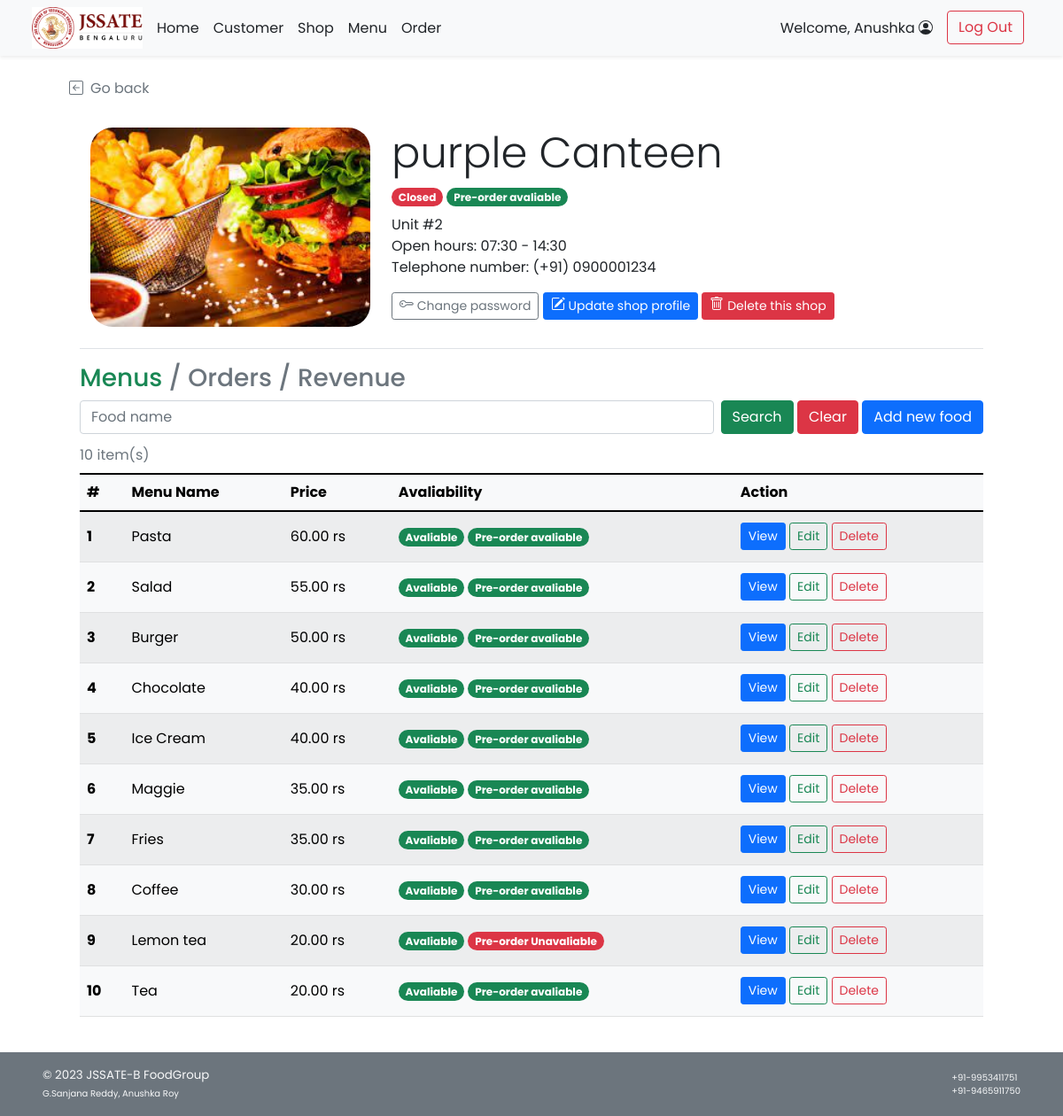
Page /admin/admin_shop_detail.php?s_id=1 (signed in) on the committed database.
### tables this page shows
CREATE TABLE `shop` (
  `s_id` int(11) NOT NULL,
  `s_name` varchar(100) NOT NULL,
  `s_location` varchar(100) NOT NULL,
  `s_openhour` time NOT NULL,
  `s_closehour` time NOT NULL,
  `s_status` tinyint(4) NOT NULL DEFAULT 1 COMMENT 'Shop ready for taking an order or not (True for open, False for close)',
  `s_preorderStatus` tinyint(4) NOT NULL DEFAULT 1 COMMENT 'Shop is ready for tomorrow pre-order or not',
  `s_phoneno` varchar(45) NOT NULL,
  `s_pic` text DEFAULT NULL
);

CREATE TABLE `food` (
  `f_id` int(11) NOT NULL,
  `s_id` int(11) NOT NULL,
  `f_name` varchar(100) NOT NULL,
  `f_price` decimal(6,2) NOT NULL,
  `f_todayavail` tinyint(4) NOT NULL DEFAULT 1 COMMENT 'Food is available to order or not',
  `f_preorderavail` tinyint(4) NOT NULL DEFAULT 1,
  `f_pic` text DEFAULT NULL
);

### admin/admin_shop_detail.php (the view, shortened to what this page needs)
<!DOCTYPE html>
<html lang="en">
<head>
    <?php
        include("../conn_db.php");
        include('../head.php');
    ?>
    <link href="../css/main.css" rel="stylesheet">
    <link href="../css/menu.css" rel="stylesheet">
</head>
<body class="d-flex flex-column h-100">
    <?php include('nav_header_admin.php')?>
    <?php
        $s_id = $_GET["s_id"];
        $query = "SELECT s_name,s_location,s_openhour,s_closehour,s_status,s_preorderstatus,s_phoneno,s_pic
        FROM shop WHERE s_id = {$s_id} LIMIT 0,1";
        $result = $mysqli -> query($query);
        $shop_row = $result -> fetch_array();
    ?>
    <div class="container px-5 py-4" id="shop-body">
        <a class="nav nav-item text-decoration-none text-muted mb-2" href="#" onclick="history.back();">
            <i class="bi bi-arrow-left-square me-2"></i>Go back
        </a>
        <div class="container row row-cols-6 row-cols-md-12 g-5 pt-4 mb-4" id="shop-header">
            <div class="rounded-25 col-6 col-md-4" id="shop-img" style="
                    background: url(
                        <?php
                            if(is_null($shop_row["s_pic"])){echo "'../img/default.png'";}
                            else{echo "'../img/{$shop_row['s_pic']}'";}
                        ?>
                    ) center; height: 225px;
                    background-size: cover; background-repeat: no-repeat;
                    background-position: center;">
            </div>
            <div class="col-6 col-md-8">
                <h1 class="display-5 strong"><?php echo $shop_row["s_name"];?></h1>
                <ul class="list-unstyled">
                    <li class="my-2">
                        <?php
                            $now = date('H:i:s');
                            if((($now < $shop_row["s_openhour"])||($now > $shop_row["s_closehour"]))||($shop_row["s_status"]==0)){
                        ?>
                        <span class="badge rounded-pill bg-danger">Closed</span>
                        <?php }else{ ?>
                        <span class="badge rounded-pill bg-success">Open</span>
                        <?php }
                            if($shop_row["s_preorderstatus"]==1){
                        ?>
                        <span class="badge rounded-pill bg-success">Pre-order avaliable</span>
                        <?php }else{ ?>
                        <span class="badge rounded-pill bg-danger">Pre-order Unavaliable</span>
                        <?php } ?>
                    </li>
                    <li class=""><?php echo $shop_row["s_location"];?></li>
                    <li class="">Open hours:
                        <?php
                            $open = explode(":",$shop_row["s_openhour"]);
                            $close = explode(":",$shop_row["s_closehour"]);
                            echo $open[0].":".$open[1]." - ".$close[0].":".$close[1];
                        ?>
                    </li>
                    <li class="">Telephone number: <?php echo "(+91) ".$shop_row["s_phoneno"];?></li>
                </ul>
                <a class="btn btn-sm btn-outline-secondary" href="admin_shop_pwd.php?s_id=<?php echo $s_id?>">
            Change password
        </a>
        <a class="btn btn-sm btn-primary mt-2 mt-md-0" href="admin_shop_edit.php?s_id=<?php echo $s_id?>">
            Update shop profile
        </a>
        <a class="btn btn-sm btn-danger mt-2 mt-md-0" href="admin_shop_delete.php?s_id=<?php echo $s_id?>">
            Delete this shop
        </a>
            </div>
        </div>
        <div class="container">
        <h3 class="border-top pt-3 my-2">
            <a class="text-decoration-none link-success" href="admin_shop_detail.php?s_id=<?php echo $s_id?>">Menus</a>
            <span class="text-secondary">/</span>
            <a class="nav-item text-decoration-none link-secondary" href="admin_shop_order.php?s_id=<?php echo $s_id?>">Orders</a></span>
            <span class="text-secondary">/</span>
            <a class="nav-item text-decoration-none link-secondary" href="admin_shop_revenue.php?s_id=<?php echo $s_id?>">Revenue</a></span>
        </h3>
            <form class="form-floating mb-1 " method="GET" action="admin_shop_detail.php">
                <div class="row g-2">
                    <div class="col">
                        <input type="text" class="form-control" id="foodname" name="fdn" placeholder="Food name"
                            <?php if(isset($_GET["search"])){?>value="<?php echo $_GET["fdn"];?>" <?php } ?>>
                    </div>
                    <div class="col-auto">
                        <button type="submit" name="search" value="1" class="btn btn-success">Search</button>
                        <button type="reset" class="btn btn-danger"
                            onclick="javascript: window.location='admin_shop_detail.php?s_id=<?php echo $s_id?>'">Clear</button>
                        <a href="admin_food_add.php?s_id=<?php echo $s_id?>" class="btn btn-primary">Add new food</a>
                    </div>
                </div>
            </form>
        </div>
        <?php
            if(isset($_GET["search"])){
                $query = "SELECT * FROM food WHERE s_id = {$s_id} AND f_name LIKE '%{$_GET['fdn']}%' ORDER BY f_price DESC;";
            }else{
                $query = "SELECT * FROM food WHERE s_id = {$s_id} ORDER BY f_price DESC;";
            }
            $result = $mysqli -> query($query);
            $numrow = $result -> num_rows;
            if($numrow > 0){
        ?>
        <div class="container align-items-stretch">
            <div class="table-responsive">
            <table class="table rounded-5 table-light table-striped table-hover align-middle caption-top mb-3">
                <caption><?php echo $numrow;?> item(s) <?php if(isset($_GET["search"])){?><br /><a
                        Result</a><?php } ?></caption>
                <thead class="bg-light">
                    <tr>
                        <th scope="col">#</th>
                        <th scope="col">Menu Name</th>
                        <th scope="col">Price</th>
                        <th scope="col">Avaliability</th>
                        <th scope="col">Action</th>
                    </tr>
                </thead>
                <tbody>
                    <?php $i=1; while($row = $result -> fetch_array()){ ?>
                    <tr>
                        <th><?php echo $i++;?></th>
                        <td><?php echo $row["f_name"];?></td>
                        <td><?php printf("%.2f rs",$row["f_price"]);?></td>
                        <td class="text-wrap">
                            <ul class="list-unstyled mb-3 mb-md-0">
                                <li class="my-2">
                                    <?php if($row["f_todayavail"]==1){ ?>
                                    <span class="badge rounded-pill bg-success">Avaliable</span>
                                    <?php }else{ ?>
                                    <span class="badge rounded-pill bg-danger">Unavaliable</span>
                                    <?php }
                                        if($row["f_preorderavail"]==1){?>
                                    <span class="badge rounded-pill bg-success">Pre-order avaliable</span>
                                    <?php }else{ ?>
                                    <span class="badge rounded-pill bg-danger">Pre-order Unavaliable</span>
                                    <?php }?>
                                </li>
                            </ul>
                        </td>
                        <td>
                            <a href="admin_food_detail.php?f_id=<?php echo $row["f_id"]?>"
                                class="btn btn-sm btn-primary">View</a>
                            <a href="admin_food_edit.php?f_id=<?php echo $row["f_id"]?>"
                                class="btn btn-sm btn-outline-success">Edit</a>
                            <a href="admin_food_delete.php?f_id=<?php echo $row["f_id"]?>"
                                class="btn btn-sm btn-outline-danger">Delete</a>
                        </td>
                    </tr>
                    <?php } ?>
                </tbody>
            </table>
        </div>
        </div>
        <?php } ?>
    </div>
    <footer
        class="footer d-flex flex-wrap justify-content-between align-items-center px-5 py-3 mt-auto bg-secondary text-light">
        <span class="smaller-font">&copy; 2023 JSSATE-B FoodGroup <br /><span class="xsmall-font">G.Sanjana Reddy, Anushka Roy</span></span>
        <span class="xsmall-font"> +91-9953411751 <br /><span class="xsmall-font">+91-9465911750</span></span>
    </footer>
</body>
</html>

### css/main.css (style rules this page uses)
html { height: 100%; }
body { height: 100%; padding-top: 4rem; margin-bottom: -50px; font-family: 'Poppins', 'Noto Sans Thai', sans-serif; }
a { cursor: pointer; }
.bi { vertical-align: -.125em; fill: currentColor; }
.smaller-font { font-size: smaller; }
.xsmall-font { font-size: x-small; }
.rounded-25 { border-radius: 25px; }

### css/menu.css (style rules this page uses)
html, body { height: 100%; }

### rows in the picture
shop: s_pic (picture), s_name "purple Canteen", s_location "Unit #2", s_openhour "07", s_openhour "30", s_closehour "14", s_closehour "30", s_phoneno "0900001234"
food: f_name "Pasta", f_price "60.00", f_todayavail "Avaliable", f_preorderavail "Pre-order avaliable"
food: f_name "Salad", f_price "55.00", f_todayavail "Avaliable", f_preorderavail "Pre-order avaliable"
food: f_name "Burger", f_price "50.00", f_todayavail "Avaliable", f_preorderavail "Pre-order avaliable"
food: f_name "Chocolate", f_price "40.00", f_todayavail "Avaliable", f_preorderavail "Pre-order avaliable"
food: f_name "Ice Cream", f_price "40.00", f_todayavail "Avaliable", f_preorderavail "Pre-order avaliable"
food: f_name "Maggie", f_price "35.00", f_todayavail "Avaliable", f_preorderavail "Pre-order avaliable"
food: f_name "Fries", f_price "35.00", f_todayavail "Avaliable", f_preorderavail "Pre-order avaliable"
food: f_name "Coffee", f_price "30.00", f_todayavail "Avaliable", f_preorderavail "Pre-order avaliable"
food: f_name "Lemon tea", f_price "20.00", f_todayavail "Avaliable", f_preorderavail "Pre-order Unavaliable"
food: f_name "Tea", f_price "20.00", f_todayavail "Avaliable", f_preorderavail "Pre-order avaliable"

### other values in the picture
$_SESSION['firstname'] "Anushka"
$numrow "10"
